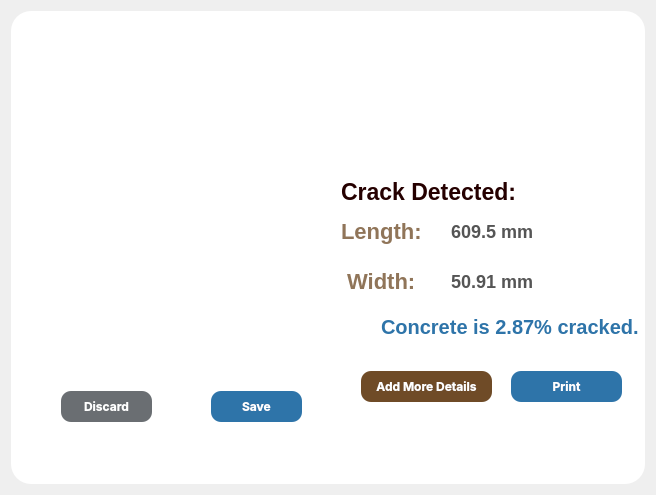
<?xml version="1.0" encoding="UTF-8"?>
<ui version="4.0">
 <class>Dialog</class>
 <widget class="QDialog" name="Dialog">
  <property name="geometry">
   <rect>
    <x>0</x>
    <y>0</y>
    <width>656</width>
    <height>495</height>
   </rect>
  </property>
  <property name="windowTitle">
   <string>Dialog</string>
  </property>
  <property name="styleSheet">
   <string notr="true">#Dialog{
background-image: url(:/images/bg.jpg);
}</string>
  </property>
  <layout class="QVBoxLayout" name="verticalLayout">
   <item>
    <widget class="QWidget" name="roundWdgt" native="true">
     <property name="styleSheet">
      <string notr="true">#roundWdgt {
            background: #FFFFFF;
            border-radius: 20px;
            opacity: 100;
            border: none;
        }
</string>
     </property>
     <widget class="QWidget" name="logoWdgt" native="true">
      <property name="geometry">
       <rect>
        <x>100</x>
        <y>-60</y>
        <width>441</width>
        <height>311</height>
       </rect>
      </property>
      <property name="sizePolicy">
       <sizepolicy hsizetype="Preferred" vsizetype="Preferred">
        <horstretch>30</horstretch>
        <verstretch>100</verstretch>
       </sizepolicy>
      </property>
      <property name="styleSheet">
       <string notr="true">#logoWdgt{
border-image: url(:/images/Crackterize.png) 10 10 10 10 stretch;

}</string>
      </property>
      <widget class="QWidget" name="widget" native="true">
       <property name="geometry">
        <rect>
         <x>190</x>
         <y>170</y>
         <width>311</width>
         <height>301</height>
        </rect>
       </property>
       <widget class="QLabel" name="label_2">
        <property name="geometry">
         <rect>
          <x>40</x>
          <y>90</y>
          <width>101</width>
          <height>41</height>
         </rect>
        </property>
        <property name="styleSheet">
         <string notr="true">#label_2{
color: rgba(111, 75, 39, 0.77);
font-size: 22px;
font-weight: bold;
}</string>
        </property>
        <property name="text">
         <string>Length:</string>
        </property>
       </widget>
       <widget class="QLabel" name="lengthlbl">
        <property name="geometry">
         <rect>
          <x>150</x>
          <y>90</y>
          <width>91</width>
          <height>41</height>
         </rect>
        </property>
        <property name="styleSheet">
         <string notr="true">#lengthlbl{
	color:  #555555;
font: bold;
	font-size: 18px}</string>
        </property>
        <property name="text">
         <string>609.5 mm</string>
        </property>
       </widget>
       <widget class="QLabel" name="label">
        <property name="geometry">
         <rect>
          <x>40</x>
          <y>50</y>
          <width>261</width>
          <height>41</height>
         </rect>
        </property>
        <property name="styleSheet">
         <string notr="true">font-family: 'Inter';
color:#250000;
font-style: normal;
font-weight: bold;
font-size: 23px;
line-height: 61px;
text-align: center;
</string>
        </property>
        <property name="text">
         <string>Crack Detected:</string>
        </property>
       </widget>
      </widget>
     </widget>
     <widget class="QWidget" name="outimg" native="true">
      <property name="geometry">
       <rect>
        <x>20</x>
        <y>120</y>
        <width>311</width>
        <height>301</height>
       </rect>
      </property>
      <widget class="QWidget" name="img" native="true">
       <property name="geometry">
        <rect>
         <x>10</x>
         <y>20</y>
         <width>271</width>
         <height>211</height>
        </rect>
       </property>
       <property name="styleSheet">
        <string notr="true">#img{
	border-image: url(:/images/img.png) 10 10 10 10 stretch;
	border-radius: 20px;
            opacity: 100;
            border: none;
}</string>
       </property>
      </widget>
      <widget class="QPushButton" name="discardbtn">
       <property name="geometry">
        <rect>
         <x>30</x>
         <y>260</y>
         <width>91</width>
         <height>31</height>
        </rect>
       </property>
       <property name="styleSheet">
        <string notr="true">#discardbtn{
background: #6A6E72;
font-weight:bold;
color: white;
border-radius: 10px;
font-family: Inter;
}

#discardbtn:hover{
color: #6A6E72;
border : 3px solid#6A6E72;
background-color: white;
}</string>
       </property>
       <property name="text">
        <string>Discard</string>
       </property>
      </widget>
      <widget class="QPushButton" name="savebtn">
       <property name="geometry">
        <rect>
         <x>180</x>
         <y>260</y>
         <width>91</width>
         <height>31</height>
        </rect>
       </property>
       <property name="styleSheet">
        <string notr="true">#savebtn{
background: #2E74A9;
font-weight:bold;
color: white;
border-radius: 10px;
font-family: Inter;
}


#savebtn::hover{
color: #2E74A9;
border : 3px solid  #2E74A9;
background-color: white;
}
</string>
       </property>
       <property name="text">
        <string>Save</string>
       </property>
      </widget>
     </widget>
     <widget class="QLabel" name="label_3">
      <property name="geometry">
       <rect>
        <x>330</x>
        <y>250</y>
        <width>81</width>
        <height>41</height>
       </rect>
      </property>
      <property name="styleSheet">
       <string notr="true">#label_3{
color: rgba(111, 75, 39, 0.77);
font-size: 22px;
font-weight: bold;
}</string>
      </property>
      <property name="text">
       <string> Width: </string>
      </property>
     </widget>
     <widget class="QLabel" name="widthlbl">
      <property name="geometry">
       <rect>
        <x>440</x>
        <y>250</y>
        <width>81</width>
        <height>41</height>
       </rect>
      </property>
      <property name="styleSheet">
       <string notr="true">#widthlbl{
	color:  #555555;
font: bold;
	font-size: 18px;
}</string>
      </property>
      <property name="text">
       <string>50.91 mm</string>
      </property>
     </widget>
     <widget class="QLabel" name="concretecracked">
      <property name="geometry">
       <rect>
        <x>370</x>
        <y>300</y>
        <width>261</width>
        <height>31</height>
       </rect>
      </property>
      <property name="styleSheet">
       <string notr="true">#concretecracked{
color: #2E74A9;
font: bold;
font-size: 20px;
}</string>
      </property>
      <property name="text">
       <string>Concrete is 2.87% cracked.</string>
      </property>
     </widget>
     <widget class="QWidget" name="i" native="true">
      <property name="geometry">
       <rect>
        <x>330</x>
        <y>300</y>
        <width>31</width>
        <height>31</height>
       </rect>
      </property>
      <property name="styleSheet">
       <string notr="true">#i{
	border-image: url(:/images/i.png)  ;}</string>
      </property>
     </widget>
     <widget class="QPushButton" name="adddetails">
      <property name="geometry">
       <rect>
        <x>350</x>
        <y>360</y>
        <width>131</width>
        <height>31</height>
       </rect>
      </property>
      <property name="styleSheet">
       <string notr="true">#adddetails{
background: #6F4B27;
font-weight:bold;
color: white;
border-radius: 10px;
font-family: Inter;
}


#adddetails:hover{
color: #6F4B27;
border : 3px solid rgb(144,115,87);
background-color: white;
}
</string>
      </property>
      <property name="text">
       <string>Add More Details</string>
      </property>
     </widget>
     <widget class="QPushButton" name="print1">
      <property name="geometry">
       <rect>
        <x>500</x>
        <y>360</y>
        <width>111</width>
        <height>31</height>
       </rect>
      </property>
      <property name="styleSheet">
       <string notr="true">#print1{
background: #2E74A9;
font-weight:bold;
color: white;
border-radius: 10px;
font-family: Inter;
}


#print1::hover{
color: #2E74A9;
border : 3px solid  #2E74A9;
background-color: white;
}
</string>
      </property>
      <property name="text">
       <string>Print</string>
      </property>
      <property name="icon">
       <iconset resource="../images/images.qrc">
        <normaloff>:/images/print_icon.png</normaloff>:/images/print_icon.png</iconset>
      </property>
      <property name="iconSize">
       <size>
        <width>30</width>
        <height>30</height>
       </size>
      </property>
     </widget>
    </widget>
   </item>
  </layout>
 </widget>
 <resources>
  <include location="../images/images.qrc"/>
 </resources>
 <connections/>
</ui>
